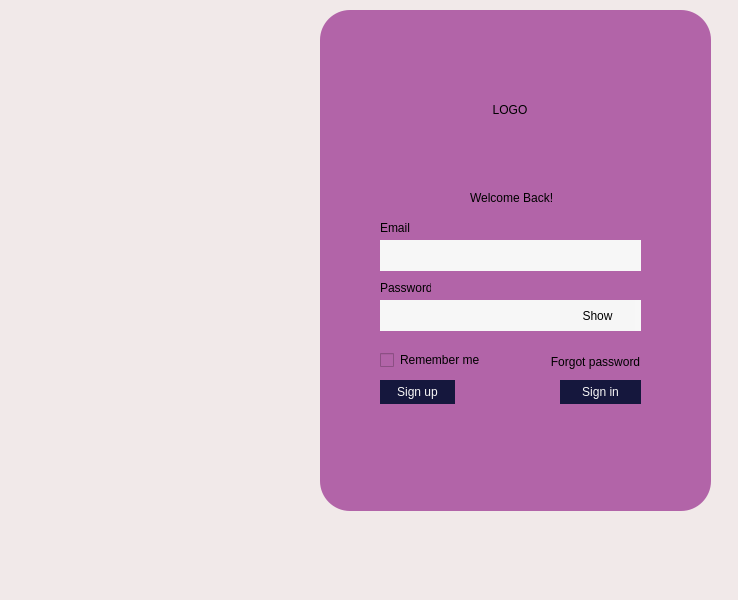
<?xml version="1.0" encoding="UTF-8"?>
<ui version="4.0">
 <class>MainWindow</class>
 <widget class="QMainWindow" name="MainWindow">
  <property name="geometry">
   <rect>
    <x>0</x>
    <y>0</y>
    <width>738</width>
    <height>600</height>
   </rect>
  </property>
  <property name="sizePolicy">
   <sizepolicy hsizetype="Expanding" vsizetype="Expanding">
    <horstretch>0</horstretch>
    <verstretch>0</verstretch>
   </sizepolicy>
  </property>
  <property name="windowTitle">
   <string>MainWindow</string>
  </property>
  <property name="styleSheet">
   <string notr="true">background-color: rgb(241, 233, 233);</string>
  </property>
  <widget class="QWidget" name="centralwidget">
   <widget class="QFrame" name="log_inFrame">
    <property name="geometry">
     <rect>
      <x>320</x>
      <y>10</y>
      <width>391</width>
      <height>501</height>
     </rect>
    </property>
    <property name="sizePolicy">
     <sizepolicy hsizetype="Expanding" vsizetype="Expanding">
      <horstretch>0</horstretch>
      <verstretch>0</verstretch>
     </sizepolicy>
    </property>
    <property name="styleSheet">
     <string notr="true">border-radius:30px;
background-color: rgb(178, 100, 168);</string>
    </property>
    <property name="frameShape">
     <enum>QFrame::StyledPanel</enum>
    </property>
    <property name="frameShadow">
     <enum>QFrame::Raised</enum>
    </property>
    <widget class="QLabel" name="label">
     <property name="geometry">
      <rect>
       <x>90</x>
       <y>0</y>
       <width>200</width>
       <height>200</height>
      </rect>
     </property>
     <property name="sizePolicy">
      <sizepolicy hsizetype="Expanding" vsizetype="Expanding">
       <horstretch>0</horstretch>
       <verstretch>0</verstretch>
      </sizepolicy>
     </property>
     <property name="minimumSize">
      <size>
       <width>200</width>
       <height>200</height>
      </size>
     </property>
     <property name="text">
      <string>LOGO</string>
     </property>
     <property name="alignment">
      <set>Qt::AlignCenter</set>
     </property>
    </widget>
    <widget class="QLabel" name="label_2">
     <property name="geometry">
      <rect>
       <x>150</x>
       <y>180</y>
       <width>161</width>
       <height>16</height>
      </rect>
     </property>
     <property name="text">
      <string>Welcome Back!</string>
     </property>
    </widget>
    <widget class="QLabel" name="label_3">
     <property name="geometry">
      <rect>
       <x>60</x>
       <y>210</y>
       <width>49</width>
       <height>16</height>
      </rect>
     </property>
     <property name="text">
      <string>Email</string>
     </property>
    </widget>
    <widget class="QLineEdit" name="EmailInput">
     <property name="geometry">
      <rect>
       <x>60</x>
       <y>230</y>
       <width>261</width>
       <height>31</height>
      </rect>
     </property>
     <property name="styleSheet">
      <string notr="true">background-color: rgb(247, 247, 247);</string>
     </property>
     <property name="text">
      <string/>
     </property>
    </widget>
    <widget class="QLabel" name="label_4">
     <property name="geometry">
      <rect>
       <x>60</x>
       <y>270</y>
       <width>51</width>
       <height>16</height>
      </rect>
     </property>
     <property name="text">
      <string>Password</string>
     </property>
    </widget>
    <widget class="QLineEdit" name="PasswordInput">
     <property name="geometry">
      <rect>
       <x>60</x>
       <y>290</y>
       <width>261</width>
       <height>31</height>
      </rect>
     </property>
     <property name="styleSheet">
      <string notr="true">background-color: rgb(247, 247, 247);</string>
     </property>
     <property name="text">
      <string/>
     </property>
    </widget>
    <widget class="QCheckBox" name="checkBox">
     <property name="geometry">
      <rect>
       <x>60</x>
       <y>340</y>
       <width>101</width>
       <height>20</height>
      </rect>
     </property>
     <property name="text">
      <string>Remember me</string>
     </property>
    </widget>
    <widget class="QPushButton" name="signupButton">
     <property name="geometry">
      <rect>
       <x>60</x>
       <y>370</y>
       <width>75</width>
       <height>24</height>
      </rect>
     </property>
     <property name="styleSheet">
      <string notr="true">background-color: rgb(21, 23, 61);
color: rgb(247, 247, 247);</string>
     </property>
     <property name="text">
      <string>Sign up</string>
     </property>
     <property name="checkable">
      <bool>true</bool>
     </property>
    </widget>
    <widget class="QPushButton" name="signinButton">
     <property name="geometry">
      <rect>
       <x>240</x>
       <y>370</y>
       <width>81</width>
       <height>24</height>
      </rect>
     </property>
     <property name="styleSheet">
      <string notr="true">background-color: rgb(21, 23, 61);
color: rgb(247, 247, 247);</string>
     </property>
     <property name="text">
      <string>Sign in</string>
     </property>
     <property name="checkable">
      <bool>true</bool>
     </property>
    </widget>
    <widget class="QPushButton" name="forgotButton">
     <property name="geometry">
      <rect>
       <x>230</x>
       <y>340</y>
       <width>91</width>
       <height>24</height>
      </rect>
     </property>
     <property name="text">
      <string>Forgot password</string>
     </property>
     <property name="checkable">
      <bool>true</bool>
     </property>
    </widget>
    <widget class="QPushButton" name="pushButton">
     <property name="geometry">
      <rect>
       <x>240</x>
       <y>290</y>
       <width>75</width>
       <height>31</height>
      </rect>
     </property>
     <property name="styleSheet">
      <string notr="true">background-color: rgb(246, 246, 246);</string>
     </property>
     <property name="text">
      <string>Show</string>
     </property>
    </widget>
   </widget>
  </widget>
  <widget class="QMenuBar" name="menubar">
   <property name="geometry">
    <rect>
     <x>0</x>
     <y>0</y>
     <width>738</width>
     <height>22</height>
    </rect>
   </property>
  </widget>
  <widget class="QStatusBar" name="statusbar"/>
 </widget>
 <resources/>
 <connections/>
</ui>
